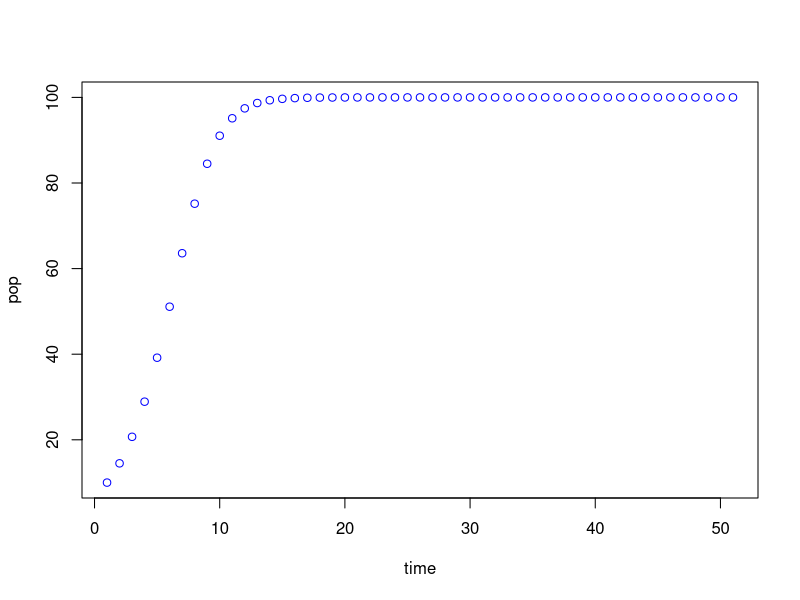
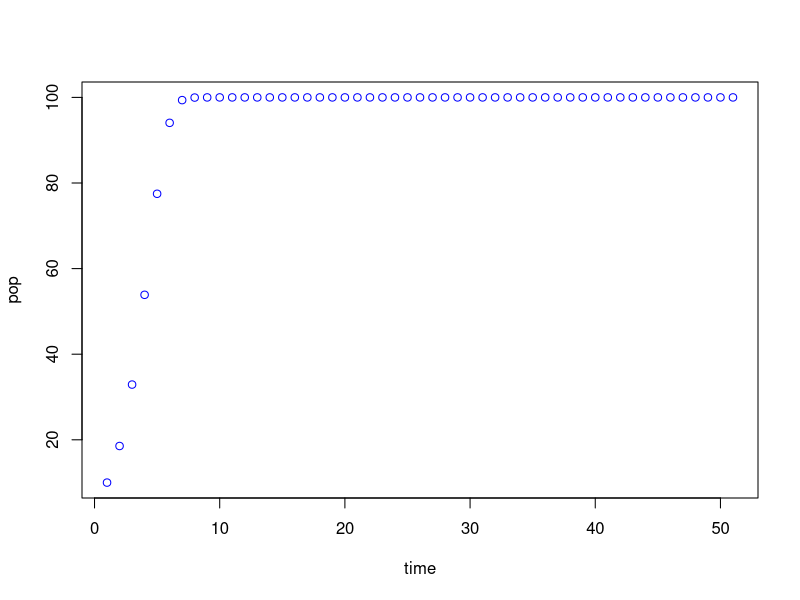
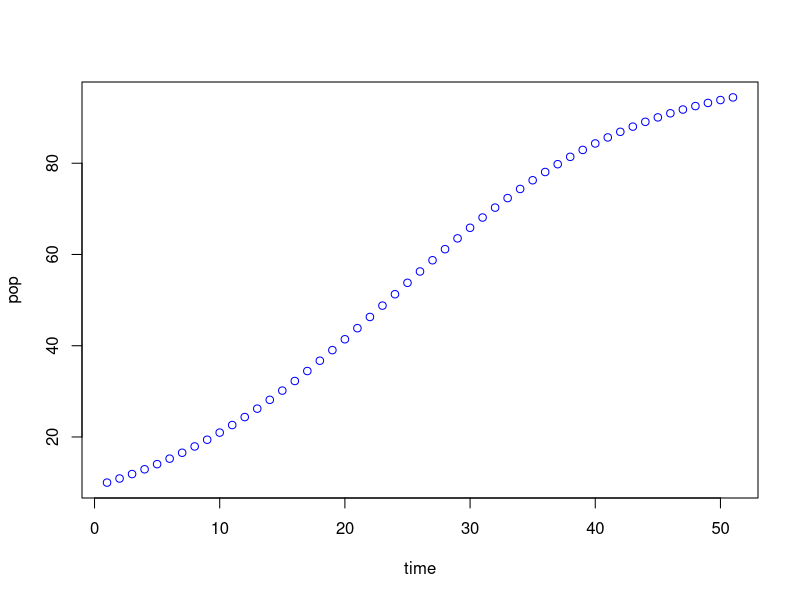
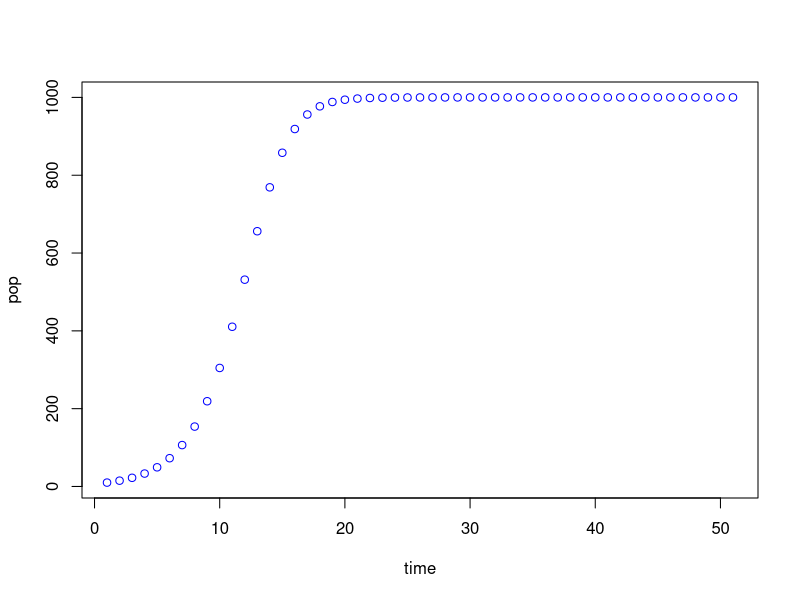
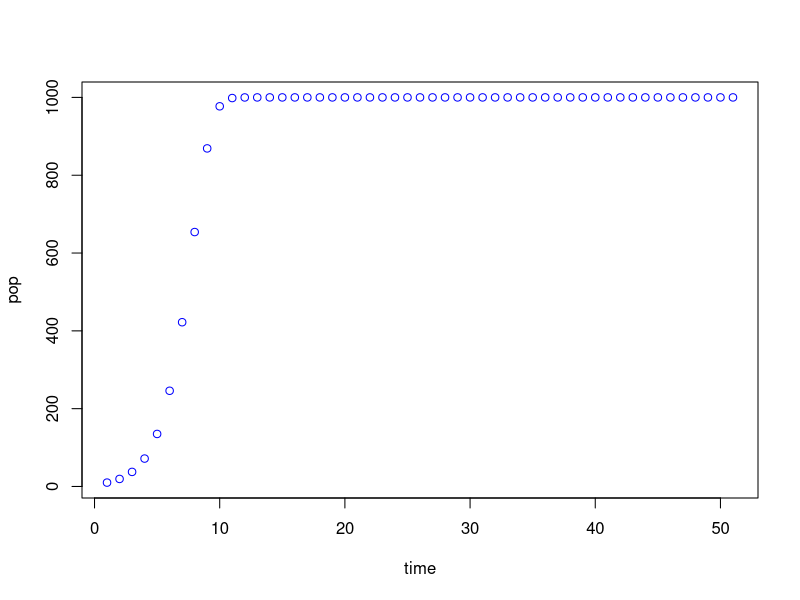

Write the R code that produced these figures, in order.
# a model for discrete logistic growth
N0=10
rr=.5
KK=100
ttMax=50
NN <- matrix(NA, nrow=1, ncol=(ttMax+1))
NN[1] <- N0
for(tt in (1:ttMax)){NN[tt+1] <- NN[tt]*(1+(rr*(1-(NN[tt]/KK))))}
print(NN)

# convert the script into a function and plot it
discreteLogisticFun <- function(N0, rr, KK, ttMax){NN <- matrix(NA, nrow=1, ncol=(ttMax+1)); NN[1] <- N0; for(tt in (1:ttMax)){NN[tt+1] <- NN[tt]*(1+(rr*(1-(NN[tt]/KK))))}}
discreteLogisticFun(N0=10, rr=0.5, KK=100, ttMax=50)
plot(1:(ttMax+1), NN, xlab="time", ylab="pop", col="blue")

# try the function with different values for rr
rr=.95
KK=100
ttMax=50
NN <- matrix(NA, nrow=1, ncol=(ttMax+1))
NN[1] <- N0
for(tt in (1:ttMax)){NN[tt+1] <- NN[tt]*(1+(rr*(1-(NN[tt]/KK))))}
print(NN)
discreteLogisticFun <- function(N0, rr, KK, ttMax){NN <- matrix(NA, nrow=1, ncol=(ttMax+1)); NN[1] <- N0; for(tt in (1:ttMax)){NN[tt+1] <- NN[tt]*(1+(rr*(1-(NN[tt]/KK))))}}
discreteLogisticFun(N0=10, rr=0.95, KK=100, ttMax=50)
plot(1:(ttMax+1), NN, xlab="time", ylab="pop", col="blue")

rr=.10
KK=100
ttMax=50
NN <- matrix(NA, nrow=1, ncol=(ttMax+1))
NN[1] <- N0
for(tt in (1:ttMax)){NN[tt+1] <- NN[tt]*(1+(rr*(1-(NN[tt]/KK))))}
print(NN)
discreteLogisticFun <- function(N0, rr, KK, ttMax){NN <- matrix(NA, nrow=1, ncol=(ttMax+1)); NN[1] <- N0; for(tt in (1:ttMax)){NN[tt+1] <- NN[tt]*(1+(rr*(1-(NN[tt]/KK))))}}
discreteLogisticFun(N0=10, rr=0.10, KK=100, ttMax=50)
plot(1:(ttMax+1), NN, xlab="time", ylab="pop", col="blue")

# the higher rr is the steeper the curve and quicker the population reaches carrying capacity

# with a different KK
rr=.5
KK=1000
ttMax=50
NN <- matrix(NA, nrow=1, ncol=(ttMax+1))
NN[1] <- N0
for(tt in (1:ttMax)){NN[tt+1] <- NN[tt]*(1+(rr*(1-(NN[tt]/KK))))}
print(NN)
discreteLogisticFun <- function(N0, rr, KK, ttMax){NN <- matrix(NA, nrow=1, ncol=(ttMax+1)); NN[1] <- N0; for(tt in (1:ttMax)){NN[tt+1] <- NN[tt]*(1+(rr*(1-(NN[tt]/KK))))}}
discreteLogisticFun(N0=10, rr=0.5, KK=1000, ttMax=50)
plot(1:(ttMax+1), NN, xlab="time", ylab="pop", col="blue")

rr=.95
KK=1000
ttMax=50
NN <- matrix(NA, nrow=1, ncol=(ttMax+1))
NN[1] <- N0
for(tt in (1:ttMax)){NN[tt+1] <- NN[tt]*(1+(rr*(1-(NN[tt]/KK))))}
print(NN)
discreteLogisticFun <- function(N0, rr, KK, ttMax){NN <- matrix(NA, nrow=1, ncol=(ttMax+1)); NN[1] <- N0; for(tt in (1:ttMax)){NN[tt+1] <- NN[tt]*(1+(rr*(1-(NN[tt]/KK))))}}
discreteLogisticFun(N0=10, rr=0.95, KK=1000, ttMax=50)
plot(1:(ttMax+1), NN, xlab="time", ylab="pop", col="blue")
